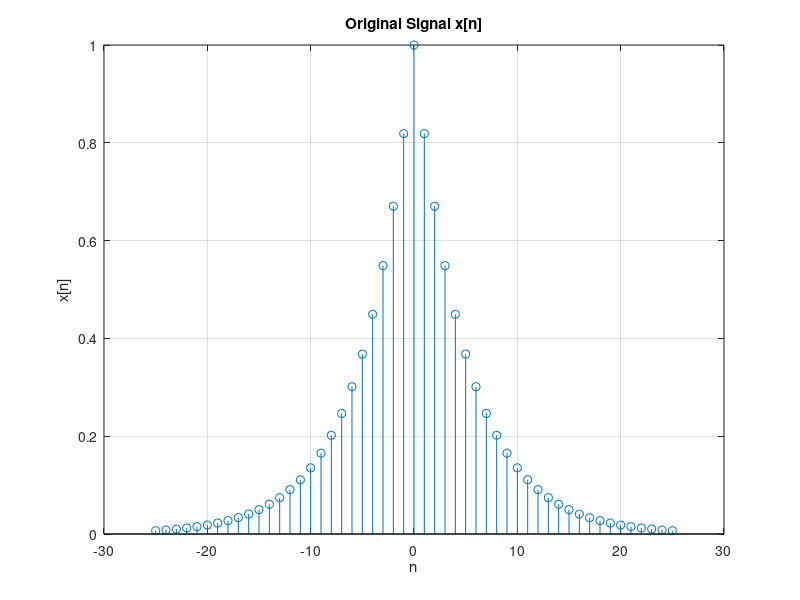
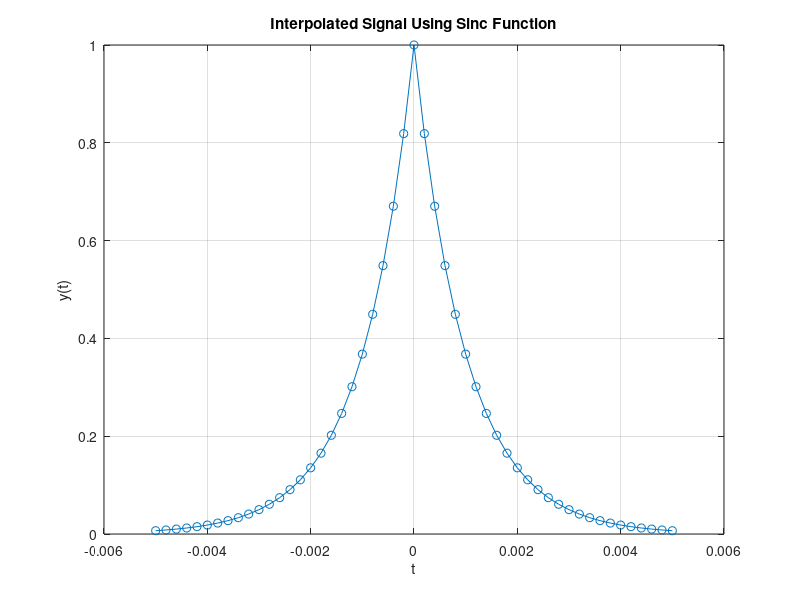
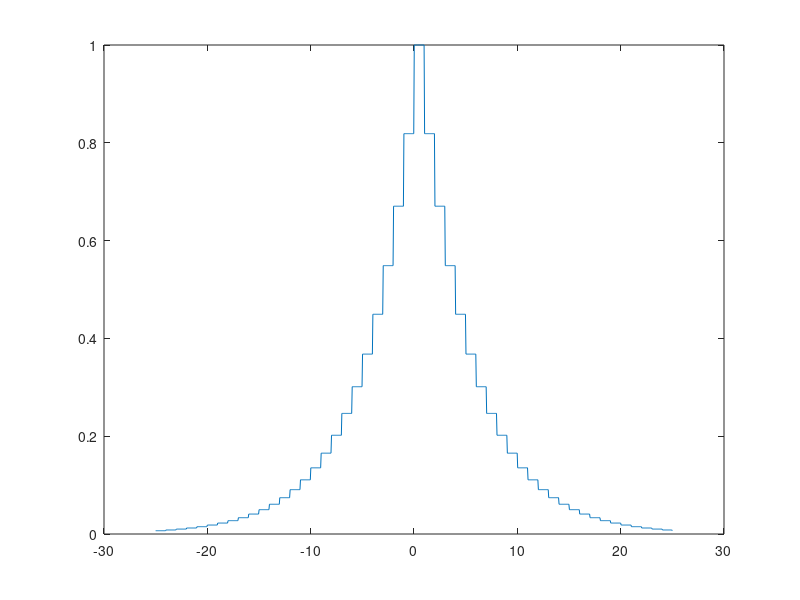
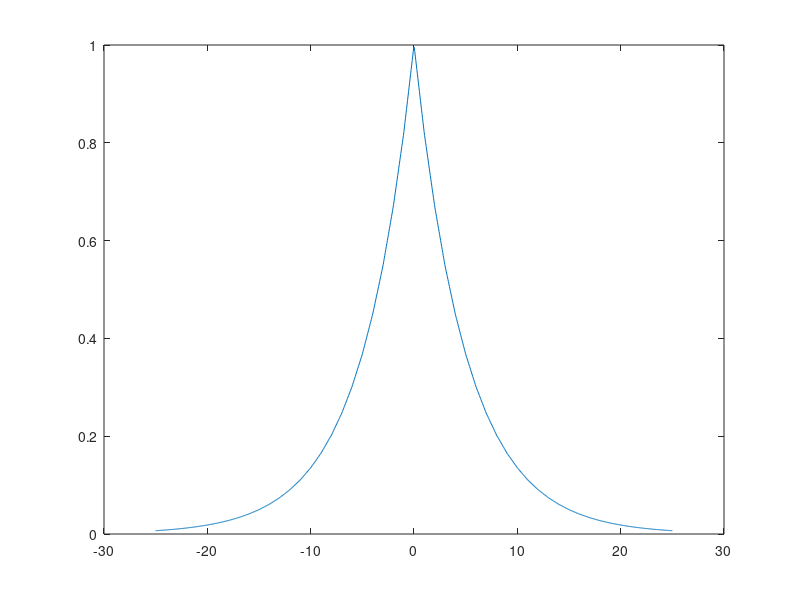

MATLAB code for these plots, in order:
clc;
clear all;

% Parameters
Ts = 0.0002; % Sampling period
Fs = 1/Ts;   % Sampling frequency
n = -25:25;  % Time index
nTs = n * Ts; % Time vector corresponding to n
x = exp(-1000 * abs(nTs)); % Original signal (exponential decay)

xx = linspace(-25,25,1000);

% Plot the original signal
figure;
stem(n, x);
xlabel('n');
ylabel('x[n]');
title('Original Signal x[n]');
grid on;

% Ideal Interpolation using Sinc function
y_sinc = zeros(size(n)); % Pre-allocate the output signal

% Interpolation using two loops
for i = 1:length(n)
    sum = 0;
    for j = 1:length(n)
        % Using MATLAB's built-in sinc function
        sum = sum + x(j) * sinc(((i) - (j))/Ts);
    end
    y_sinc(i) = sum;
end

% Plot the interpolated signal
figure;
plot(nTs, y_sinc, '-o');
xlabel('t');
ylabel('y(t)');
title('Interpolated Signal Using Sinc Function');
grid on;


y_zoh = interp1(n,x,xx,'previous');
figure;
plot(xx,y_zoh);

y_linear = interp1(n,x,xx,"linear");
figure;
plot(xx,y_linear);

y_spline = interp1(n,x,xx,'spline');
figure;
plot(xx,y_spline);
